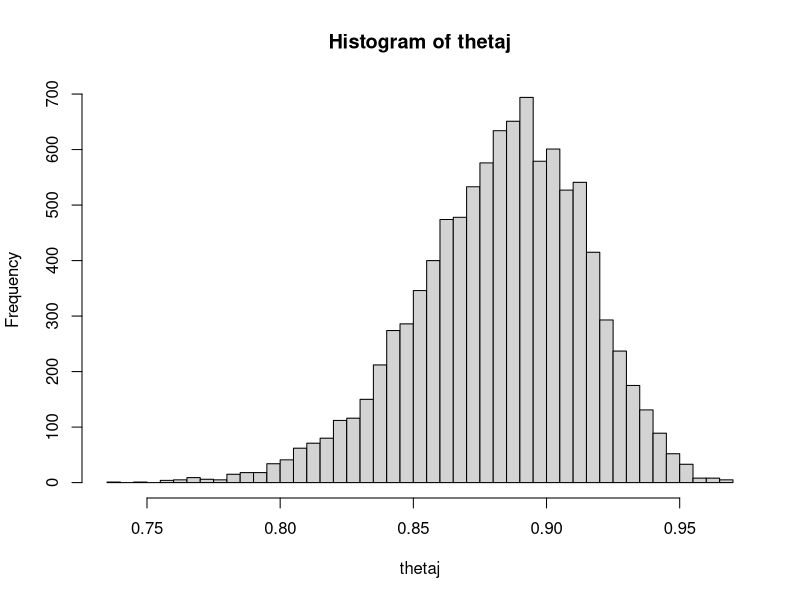
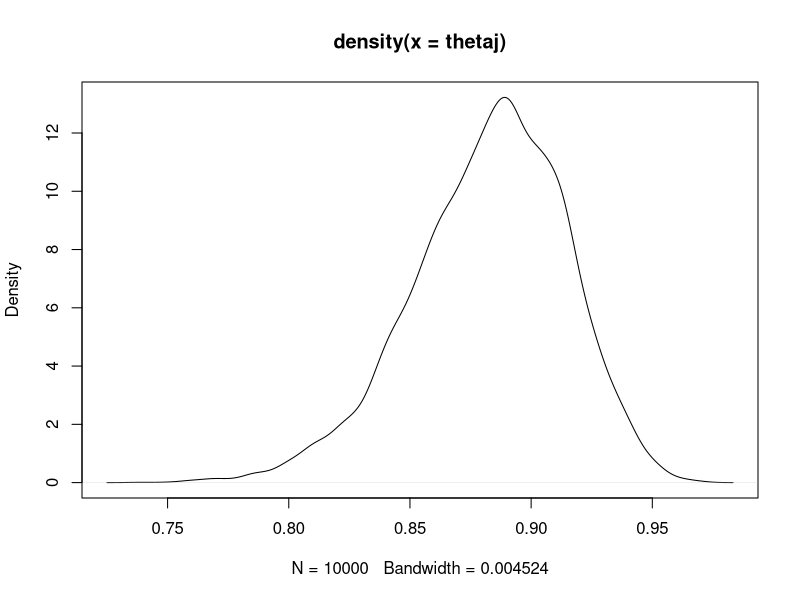
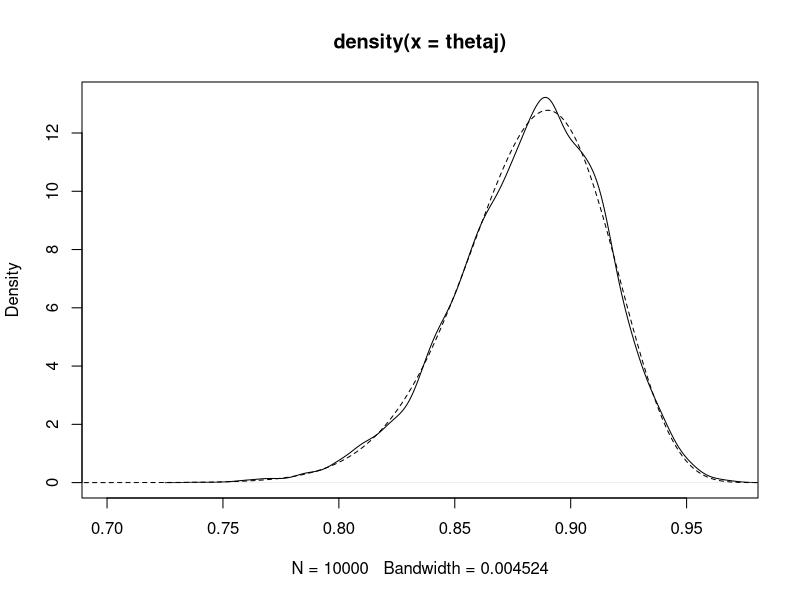
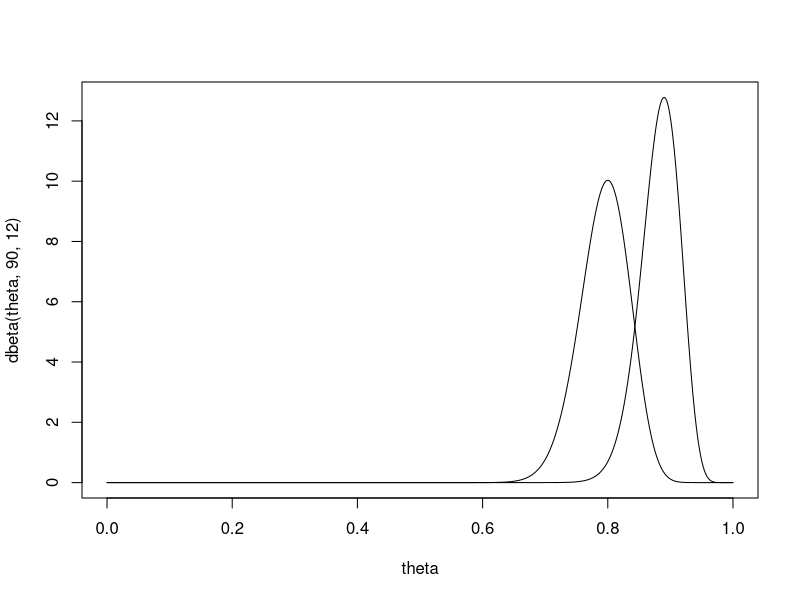
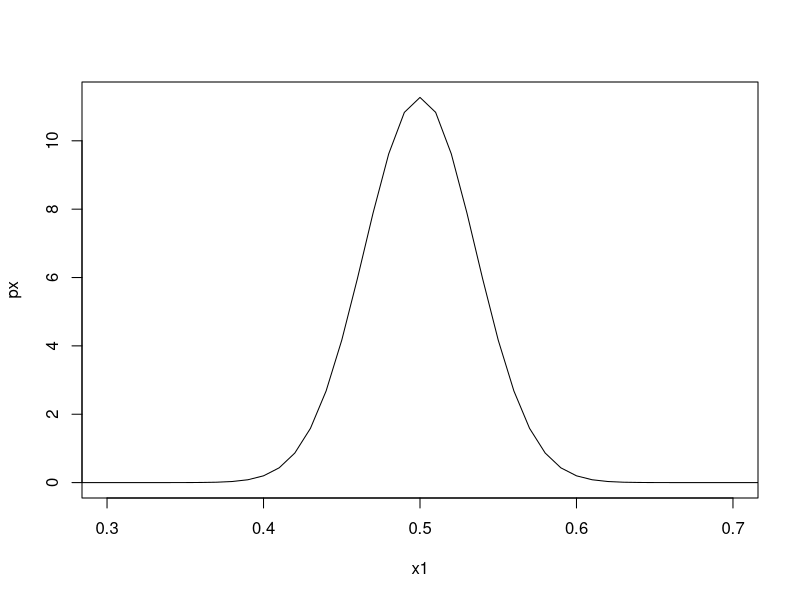
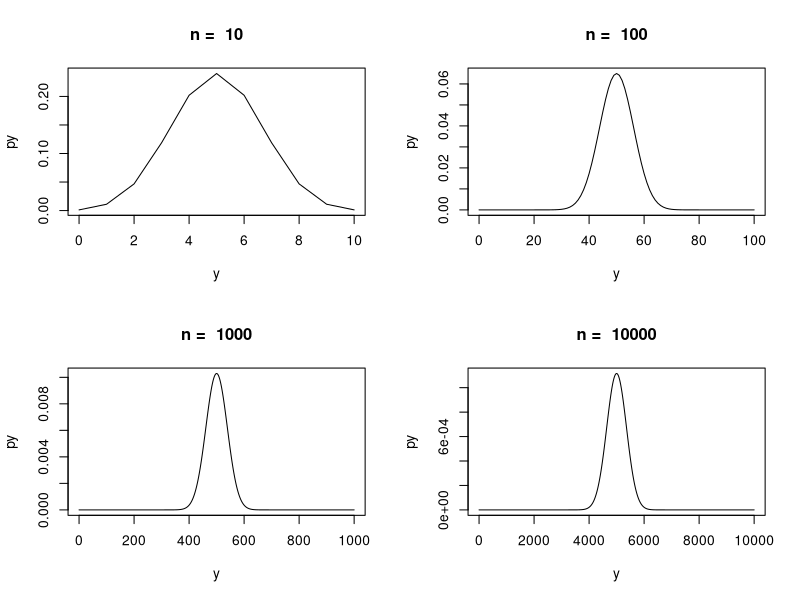
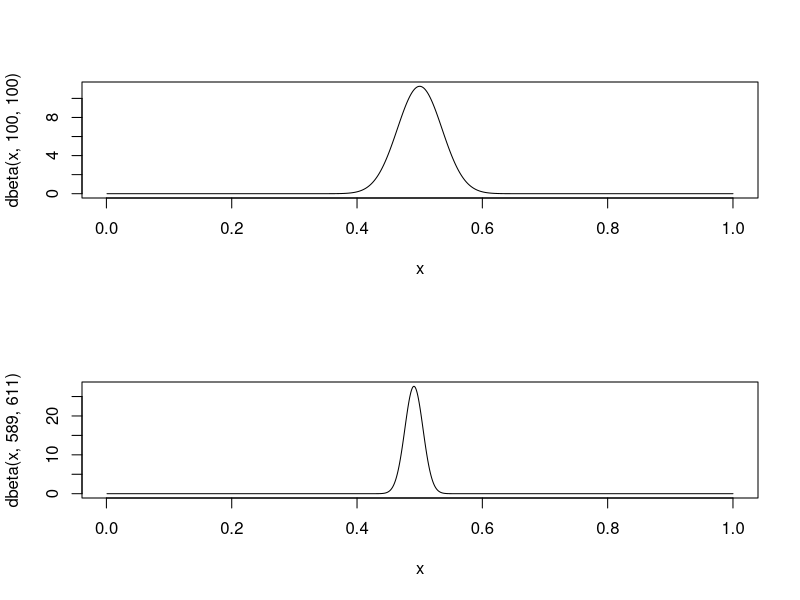
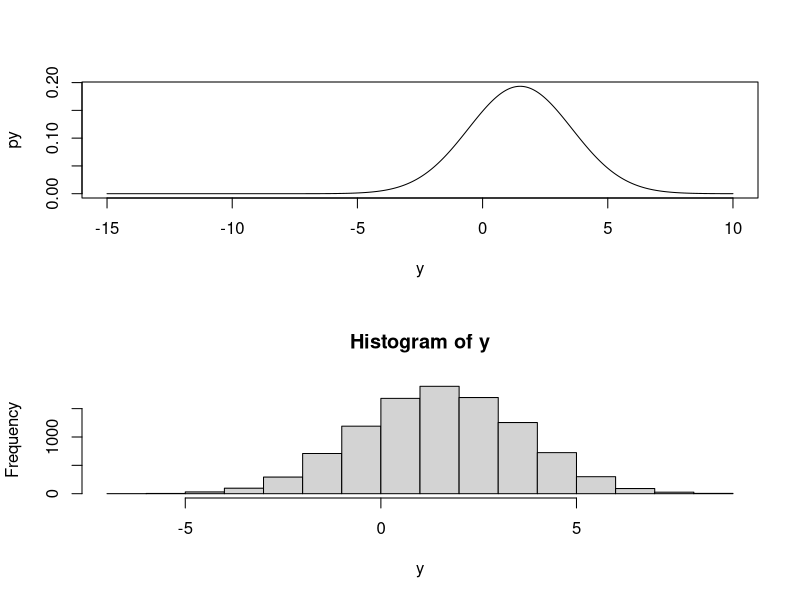

Reproduce these figures in R, in order.
## ---- chunk 1
qbeta(0.025,90,12)
qbeta(0.975,90,12)
## ---- chunk 2
thetaj <- rbeta(100,90,12)
quantile(thetaj,c(0.025,0.975))
## ---- chunk 3
thetaj <- rbeta(1000,90,12)
quantile(thetaj,c(0.025,0.975))
## ---- chunk 4
thetaj <- rbeta(10000,90,12)
quantile(thetaj,c(0.025,0.975))
## ---- chunk 5
hist(thetaj,50)
## ---- chunk 6
plot(density(thetaj))
## ---- chunk 7
plot(density(thetaj),xlim=c(0.7,0.97))
theta1 <- seq(0,1,.001)
lines(theta1,dbeta(theta1,90,12),type='l',lty=2)
## ---- chunk 8
thetao <- rbeta(100,41,61)
quantile(thetao,c(0.025,0.975))
## ---- chunk 9
thetao <- rbeta(10000,41,61)
quantile(thetao,c(0.025,0.975))
## ---- chunk 10
thetao <- rbeta(100000,41,61)
quantile(thetao,c(0.025,0.975))
## ---- chunk 11
thetaj <- rbeta(10000,131.5,18.5)
quantile(thetaj,c(0.025,0.975))
## ---- chunk 12
thetao <- rbeta(10000,89.5,109.5)
quantile(thetao,c(0.025,0.975))
## ---- chunk 13
1-pbeta(0.9,90,12)
## ---- chunk 14
sum(thetaj>0.9)/10000 # (or: mean(theta>0.9))
## ---- chunk 15
length(thetaj[thetaj>thetao])	# (or: mean(thetaj>theta0))
## ---- chunk 16
thetaj <- rbeta(1000000,90,12)
quantile(thetaj,c(0.025,0.975))
thetao <- rbeta(1000000,81,21)
quantile(thetao,c(0.025,0.975))
## ---- chunk 17
mean(thetaj>thetao)
## ---- chunk 18
theta <- seq(0,1,.001)
plot(theta,dbeta(theta,90,12),type='l')
lines(theta,dbeta(theta,81,21),type='l')
## ---- chunk 19
theta <- rbeta(10000,100,100) 
length(theta[theta<0.5])/10000 #(or: mean...) 
(length(theta[theta<0.6])-length(theta[theta<0.4]))/10000
## ---- chunk 20
x1 <- seq(0.01,1,0.01)
px <- dbeta(x1,100,100)
plot(x1,px,type = 'l', xlim=c(0.3,0.7))
## ---- chunk 21
bb2 <- function(y,n,a,b) {
  g1 <- lgamma(a+b)-(lgamma(a)+lgamma(b))
  g2 <- lgamma(n+1)-(lgamma(y+1)+lgamma(n-y+1))
  g3 <- (lgamma(y+a)+lgamma(n-y+b))-lgamma(a+b+n)
  g <- g1+g2+g3
  exp(g)
}
## ---- chunk 22

n <- c(10,100,1000,10000)
a <- 100
b <- 100

par(mfrow=c(2,2))

for(i in 1:length(n)){
  y <- seq(0,n[i],1)
  py <- vector(mode='numeric', length = n[i])
  for(k in 1:length(y)){
    py[k] <- bb2(y[k],n[i],a,b)
  }
    plot(y, py, type = 'l', main = paste("n = ",n[i]))
}
## ---- chunk 23
par(mfrow=c(2,1))
x <- seq(0.001,1,0.001)
plot(x,dbeta(x,100,100),type='l')
plot(x,dbeta(x,589,611),type='l')
## ---- chunk 24
names <- c("theta",	"Prior", "Likelihood","Product","Posterior")				
one <- c(1,	0.5,	0.1933,		0.09665	,0.5	)					
two <- c(	2	,0.5,	0.1933,		0.09665,	0.5	)					
sum <- c("","",	"Sum",	0.1933,"")

data <- rbind(one,two,sum)
knitr::kable(data,row.names = FALSE,col.names = names)
## ---- chunk 25
names <- c("theta",	"Prior", "Likelihood","Product","Posterior")				
one <- c(1,	0.5,	0.0386,		0.0193	,0.531	)					
two <- c(	2	,0.5,	0.0340,		0.017,	0.469	)					
sum <- c("","",	"Sum",	0.0363,"")

data <- rbind(one,two,sum)
knitr::kable(data,row.names = FALSE,col.names = names)
## ---- chunk 26
y <- seq(-15,10,.001)
py <- (dnorm(y,1,sqrt(4))+dnorm(y,2,sqrt(4)))*0.5
plot(y,py,type='l')
## ---- chunk 27
y <- 0
for(k in 1:10000) {
  if(runif(1,0,1)>0.5) {
    y[k]=rnorm(1,2,sqrt(4))
    } else {
      y[k] <- rnorm(1,1,sqrt(4))
    }
}
hist(y)
